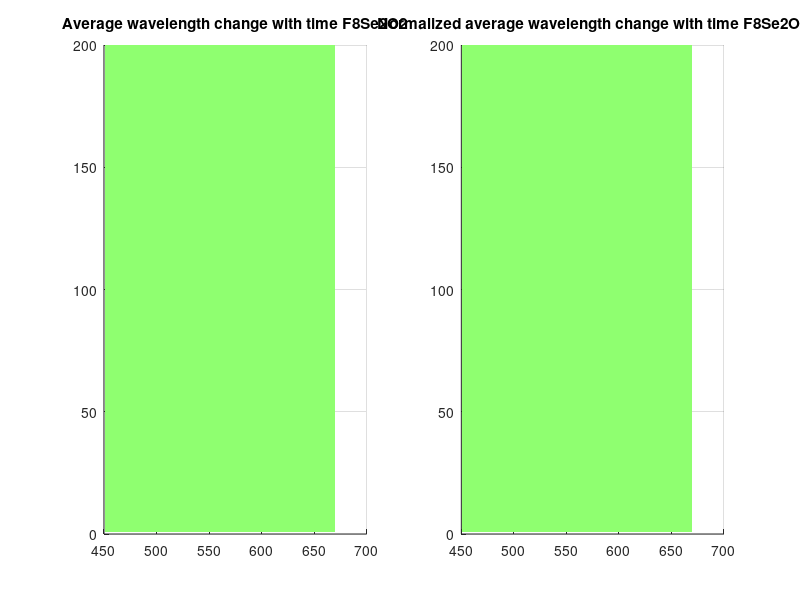
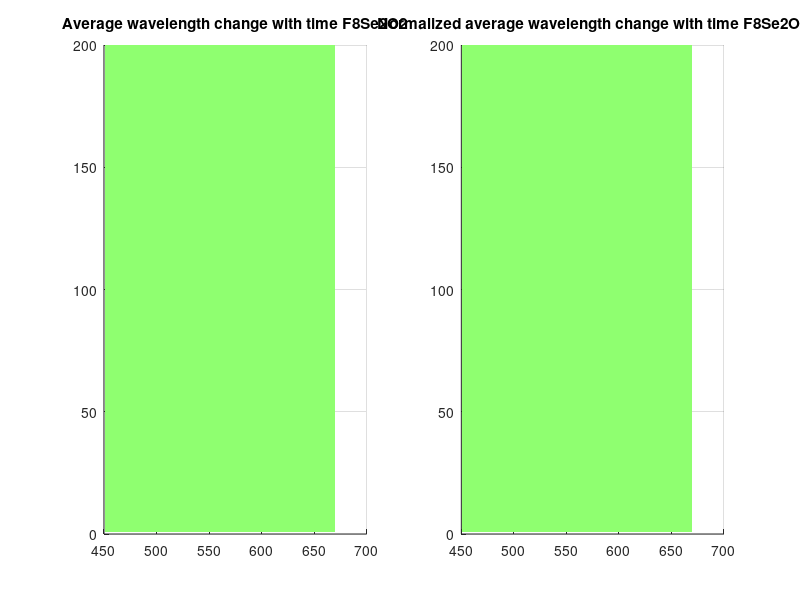
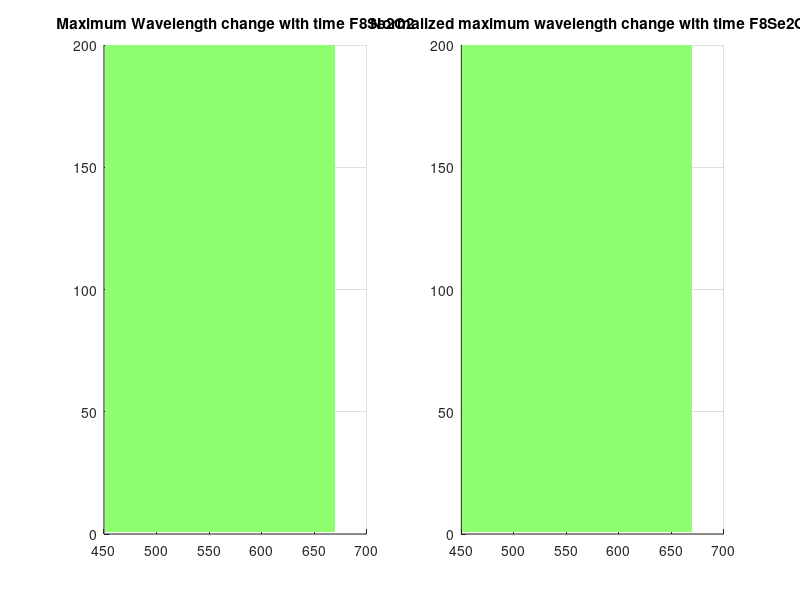
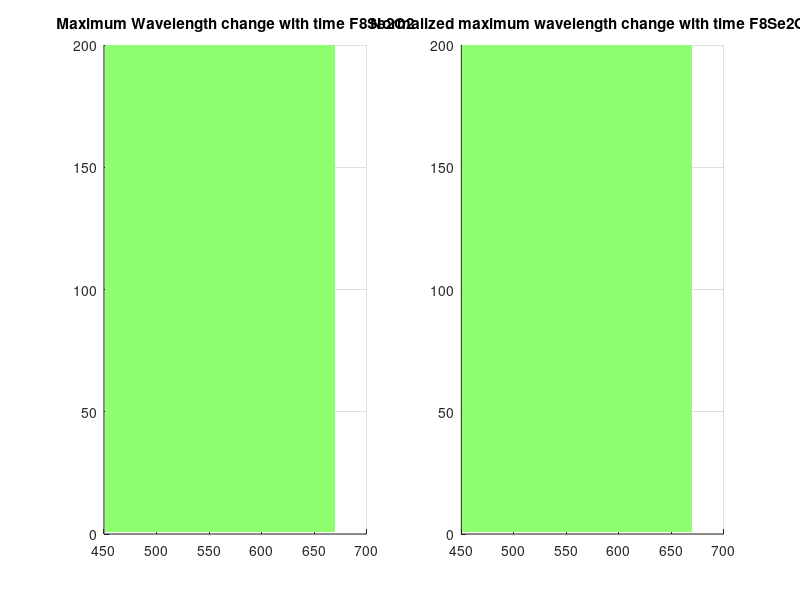

The MATLAB source for these figures, in order: (Note: this script raises an error after producing the figures.)
%Must have same X% Calculate average wavelength, max wavelength, lifetime
%(choose the first one when calculate in segments), intensity change with
%time.
%E0001 is not settled

clearvars
solvent='F8Se2O2';
%srdir=['/scratch/lwang74/PTU_spectrum_lifetime_bluehive/PTUdata/' solvent];
srdir=['E:\F8Se2 July\' solvent];
%srdir=['E:\F8T2400nmCH'];
max_secs=200;%choose according to the max number of seconds in each files.
cd (srdir)

allnames=struct2cell(dir( '*.mat'));
[~,len]=size(allnames);

apdintensitycombine=[];
lifetimecombine=[];
averagewavelengthcombine=[];
E00wavelengthcombine=[];
   
timeave=zeros(max_secs,len);
timemax=zeros(len,max_secs);
timelifetime=zeros(max_secs,len);
timeE0001=zeros(len,max_secs);
timeintensity=zeros(len,max_secs);
place=22;%start to calculate wavelength
timespectrum=zeros(100-place+1,max_secs);  
timespectrum_normalized=zeros(100-place+1,max_secs);   
SecDtimeintensity=cell(max_secs,len);
edges=450:1:670;
year='2020';

for len_i=1:1:len
    clear name
    name=char(allnames(1,len_i));
    datasetfile=load([srdir '/' name]);
    disp('Finish load file /n')
    
    date=regexp(name,['\d*' year],'match');
    file=regexp(name,'\dd\dd\d*','match');
    cd([srdir '/apd full'])
    Secfile=dir(['*' date{1} '*SecDtime*' file{1} '.mat']);
    SecDtime=importdata(Secfile.name);
    
    
    try    
        [maxvalue,maxindex]=max(datasetfile.dataset.ccdt(place:end,3:end),[],1);
        wavelengthindex=datasetfile.dataset.ccdt(maxindex+place-1,1);
        %average wavelength change with time%each second,each column
        timeave_leng=length(datasetfile.dataset.scatterplot.spectrum(:,1));
        timeave(1:timeave_leng,len_i)=datasetfile.dataset.scatterplot.spectrum(:,1);
        %max wavelength change with time
        timemax_leng=length(wavelengthindex(:));
        timemax(len_i,1:timemax_leng)=wavelengthindex(:);
        %spectrum change with time
        timespectrum_leng=length(datasetfile.dataset.ccdt(1,3:end));
        timespectrum(:,1:timespectrum_leng)=datasetfile.dataset.ccdt(place:end,3:end)+timespectrum(:,1:timespectrum_leng);
        timespectrum_normalized(:,1:timespectrum_leng)=normalize(datasetfile.dataset.ccdt(place:end,3:end),1,'range')+timespectrum_normalized(:,1:timespectrum_leng);
        %lifetime change with time
        Lifindexremove=[];
        [newconti_leng,~]=size(datasetfile.dataset.newconti);
        for newconti_i=1:1:newconti_leng
            [~,co_leng]=size(datasetfile.dataset.newconti(newconti_i).co);
            for co_i=1:1:co_leng
                preparemove=datasetfile.dataset.newconti(newconti_i).co(co_i).subco(1,2:end);
                Lifindexremove=cat(2,Lifindexremove,preparemove);
            end
        end
        Lifetime=datasetfile.dataset.scatterplot.lifetime(:,2);
        Lifetime(Lifindexremove,:)=-1;
        timelifetime_leng=length(Lifetime);
        timelifetime(1:timelifetime_leng,len_i)=Lifetime;
        %Intensity change with time
        timeintensity_leng=length(datasetfile.dataset.scatterplot.intensity(1,:));
        timeintensity(len_i,1:timeintensity_leng)=datasetfile.dataset.scatterplot.intensity(1,:);
        %dtime change with time
        SecDtimeintensity_leng=length(SecDtime(:,2));
        SecDtimeintensity(1:SecDtimeintensity_leng,len_i)=SecDtime(:,2);
        
%         %E0001 Ratio change with time
%         E00sum=sum(datasetfile.dataset.ccdt(27:31,3:end),1);
%         E01sum=sum(datasetfile.dataset.ccdt(36:40,3:end),1);
%         timeE0001(len_i,:)=E00sum./E01sum;
    catch ME
        rethrow(ME)
        %disp([name 'may not have length 99'])
    end
end
%%
intensityedge=min(timeintensity(:)):(max(timeintensity(:))-min(timeintensity(:)))/100:max(timeintensity(:));
int10000=1:100:10000;
timeavehis=zeros(max_secs,220);timemaxhis=zeros(max_secs,220);timelifetimehis=zeros(max_secs,(2500-50)/10);timeintensityhis=zeros(max_secs,100);
intSecDtime=zeros(max_secs,6251);
% timeE0001his=zeros(99,20);

%histogramize
for i=1:1:max_secs
    try
        timeavehis(i,:)=histcounts(timeave(i,:),edges);
        timemaxhis(i,:)=histcounts(timemax(:,i),edges);
        timelifetimehis(i,:)=histcounts(timelifetime(i,:),50:10:2500);
        timeintensityhis(i,:)=histcounts(timeintensity(:,i),intensityedge);
        timeint10000his(i,:)=histcounts(timeintensity(:,i),int10000);
        intSecDtime(i,:)=sum(cell2mat(SecDtimeintensity(i,:)'),1);
        % timeE0001his(i,:)=histcounts(timeE0001(:,i),0:0.05:1);
    catch ME
        disp(ME.identifier)
    end
end

meanintensity=mean(timeintensity,1);
stdintensity=std(timeintensity,1);

try
    cd([srdir '/time change/']);
catch
    mkdir([srdir '/time change/']);
    cd([srdir '/time change/']);
end

figure('Position',[680,630,911,348])
subplot(1,2,1)
  surf(edges(1,2:end),1:1:max_secs,timeavehis,'EdgeColor','none');colormap(jet);view([0 0 1]);
  title(['Average wavelength change with time ' solvent])
subplot(1,2,2)
  surf(edges(1,2:end),1:1:max_secs,normalize(timeavehis,2,'range'),'EdgeColor','none');colormap(jet);view([0 0 1]);
  title(['Normalized average wavelength change with time ' solvent])  
saveas(gcf,[solvent ' average wavelength change with time.jpg']);
  saveas(gcf,[solvent ' average wavelength change with time.fig']);
  disp('Save average wavelength change with time successfully /n');
  close all

figure('Position',[680,630,911,348])
subplot(1,2,1)
  surf(edges(1,2:end),1:1:max_secs,timemaxhis,'EdgeColor','none');colormap(jet);view([0 0 1]);
  title(['Maximum Wavelength change with time ' solvent])
subplot(1,2,2)
  surf(edges(1,2:end),1:1:max_secs,normalize(timemaxhis,2,'range'),'EdgeColor','none');colormap(jet);view([0 0 1]);
  title(['Normalized maximum wavelength change with time ' solvent])
saveas(gcf,[solvent ' Normalized Maximum change with time.jpg']);
  saveas(gcf,[solvent ' Normalized Maximum change with time.fig']);
  disp('Save Normalized Maximum change with time successfully /n');
  close all
  
figure('Position',[680,630,911,348])
subplot(1,2,1)
  surf(60:10:2500,1:1:max_secs,timelifetimehis,'EdgeColor','none');colormap(jet);view([0 0 1]);
  title(['Lifeitme change with time ' solvent])
subplot(1,2,2)
  surf(60:10:2500,1:1:max_secs,normalize(timelifetimehis,2,'range'),'EdgeColor','none');colormap(jet);view([0 0 1]);
  title(['Normalized lifeitme change with time ' solvent])
saveas(gcf,[solvent ' lifetime change with time.jpg']);
  saveas(gcf,[solvent ' lifetime change with time.fig']);
  disp('Save lifeitme change with time successfully /n');
  close all
  
figure('Position',[680,630,911,348])
subplot(1,2,1)
  surf(intensityedge(1,2:end),1:1:max_secs,timeintensityhis,'EdgeColor','none');colormap(jet);view([0 0 1]);
  title(['Intensity change with time ' solvent])
subplot(1,2,2)
  surf(intensityedge(1,2:end),1:1:max_secs,normalize(timeintensityhis,2,'range'),'EdgeColor','none');colormap(jet);view([0 0 1]);
  title(['Normalized intensity change with time ' solvent])
saveas(gcf,[solvent ' Intensity change with time.jpg']);
  saveas(gcf,[solvent ' Intensity change with time.fig']);
  disp('Save Intensity change with time successfully /n');
  close all  
  
% figure
% surf(0.05:0.05:1,1:1:99,timeE0001his,'EdgeColor','none');
% colormap(jet)
% view([0 0 1])
%   title(['E0001R change with time ' solvent])
%   saveas(gcf,[solvent ' E0001R change with time.jpg']);
%   saveas(gcf,[solvent ' E0001R change with time.fig']);
%   disp('Save E0001R change with time successfully /n');
%   close all  
  
figure('Position',[680,630,911,348])
subplot(1,2,1)
  surf(1:1:max_secs+1,datasetfile.dataset.ccdt(place:end,1),[timespectrum(:,:),zeros(100-place+1,1)],'EdgeColor','none');colormap(jet);view([0 0 1]);
  title(['Spectrum (add up) change with time ' solvent])
subplot(1,2,2)
  surf(1:1:max_secs+1,datasetfile.dataset.ccdt(place:end,1),normalize([timespectrum(:,:),zeros(100-place+1,1)],1,'range'),'EdgeColor','none');colormap(jet);view([0 0 1]);
  title(['Normalized Spectrum (add up) change with time ' solvent])
saveas(gcf,[solvent ' Spectrum (add up) change with time.jpg']);
  saveas(gcf,[solvent ' Spectrum (add up) change with time.fig']);
  disp('Save Spectrum (add up) change with time successfully /n');
  close all  
  
figure('Position',[680,630,911,348])
subplot(1,2,1)
  surf(1:1:max_secs+1,datasetfile.dataset.ccdt(place:end,1),[timespectrum_normalized(:,:),zeros(100-place+1,1)],'EdgeColor','none');colormap(jet);view([0 0 1]);
  title(['Spectrum (normalize then add up) change with time ' solvent])
subplot(1,2,2)
  surf(1:1:max_secs+1,datasetfile.dataset.ccdt(place:end,1),normalize([timespectrum_normalized(:,:),zeros(100-place+1,1)],1,'range'),'EdgeColor','none');colormap(jet);view([0 0 1]);
  title(['Normalized Spectrum (normalize then add up) change with time ' solvent])
saveas(gcf,[solvent ' Spectrum (normalize then add up) change with time.jpg']);
  saveas(gcf,[solvent ' Spectrum (normalize then add up) change with time.fig']);
  disp('Save Spectrum (normalize then add up) change with time successfully /n');
  close all   

 
figure
subplot(1,2,1)
  surf(int10000(1,2:end),1:1:max_secs,timeint10000his,'EdgeColor','none');colormap(jet);view([0 0 1]);
  title(['Intensity 10000 change with time ' solvent])
subplot(1,2,2)
  surf(int10000(1,2:end),1:1:max_secs,normalize(timeint10000his,2,'range'),'EdgeColor','none');colormap(jet);view([0 0 1]);
  title(['Normalized intensity 10000 change with time ' solvent])
  saveas(gcf,[solvent ' Intensity 10000 change with time.jpg']);
  saveas(gcf,[solvent ' Intensity 10000 change with time.fig']);
  disp('Save Intensity 10000 change with time successfully /n');
  close all  
  

 figure;yyaxis left; plot(meanintensity);ylabel('mean');yyaxis right;plot(stdintensity); ylabel('standard deviation')
  xlabel('time');title([solvent 'Intensity change with time'])
  saveas(gcf,[solvent ' Intensity plot change with time.jpg']);
  saveas(gcf,[solvent ' Intensity plot change with time.fig']);
  disp('Save Intensity plot change with time successfully /n');
  close all  
  
  figure
subplot(1,2,1)
  surf((1:6251)*8/1000,1:max_secs+1,[intSecDtime;zeros(1,6251)],'EdgeColor','none');colormap(jet);view([0 0 1]);
  xlim([0 8])
  title(['Lifetime curve change with int ' solvent])
subplot(1,2,2)
  surf((1:6251)*8/1000,1:max_secs+1,normalize([intSecDtime;zeros(1,6251)],2,'range'),'EdgeColor','none');colormap(jet);view([0 0 1]);
  xlim([0 8])
  title(['Normalized lifetime curve change with time ' solvent])
saveas(gcf,[solvent ' Normalized lifetime curve change with time.jpg']);
  saveas(gcf,[solvent ' Normalized lifetime curve change with time.fig']);
  disp('Normalized lifetime curve change with time successfully /n');
  close all   
